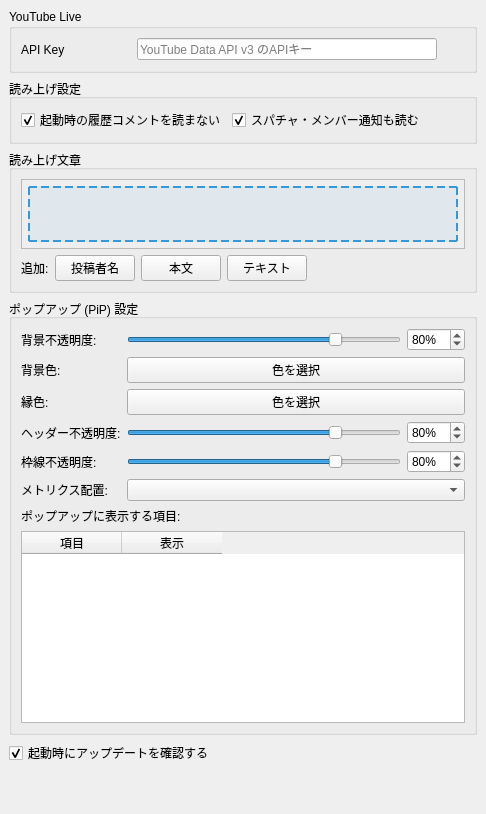
         <widget class="QWidget" name="basicScrollAreaWidgetContents">
          <layout class="QVBoxLayout" name="basicScrollLayout">
           <property name="leftMargin">
            <number>9</number>
           </property>
           <property name="topMargin">
            <number>9</number>
           </property>
           <property name="rightMargin">
            <number>9</number>
           </property>
           <property name="bottomMargin">
            <number>9</number>
           </property>
           <item>
        <widget class="QGroupBox" name="youtubeGroupBox">
         <property name="title">
          <string>YouTube Live</string>
         </property>
         <layout class="QGridLayout" name="youtubeGridLayout">
          <item row="0" column="0">
           <widget class="QLabel" name="apiKeyLabel">
            <property name="text">
             <string>API Key</string>
            </property>
           </widget>
          </item>
          <item row="0" column="1" colspan="3">
           <layout class="QHBoxLayout" name="apiKeyLayout">
            <property name="spacing">
             <number>4</number>
            </property>
            <property name="leftMargin">
             <number>0</number>
            </property>
            <property name="topMargin">
             <number>0</number>
            </property>
            <property name="rightMargin">
             <number>0</number>
            </property>
            <property name="bottomMargin">
             <number>0</number>
            </property>
            <item>
             <widget class="QLineEdit" name="apiKeyLineEdit">
              <property name="echoMode">
               <enum>QLineEdit::EchoMode::Password</enum>
              </property>
              <property name="placeholderText">
               <string>YouTube Data API v3 のAPIキー</string>
              </property>
             </widget>
            </item>
            <item>
             <widget class="QToolButton" name="apiKeyButton">
              <property name="toolTip">
               <string>APIキーの取得先 (Google Cloud Console) をブラウザで開く</string>
              </property>
              <property name="autoRaise">
               <bool>true</bool>
              </property>
             </widget>
            </item>
           </layout>
          </item>
         </layout>
        </widget>
       </item>
       <item>
        <widget class="QGroupBox" name="optionsGroupBox">
         <property name="title">
          <string>読み上げ設定</string>
         </property>
         <layout class="QHBoxLayout" name="optionsHBoxLayout">
          <item>
           <widget class="QCheckBox" name="skipHistoryCheckBox">
            <property name="text">
             <string>起動時の履歴コメントを読まない</string>
            </property>
            <property name="checked">
             <bool>true</bool>
            </property>
           </widget>
          </item>
          <item>
           <widget class="QCheckBox" name="readSuperChatCheckBox">
            <property name="text">
             <string>スパチャ・メンバー通知も読む</string>
            </property>
            <property name="checked">
             <bool>true</bool>
            </property>
           </widget>
          </item>
          <item>
           <spacer name="optionsSpacer">
            <property name="orientation">
             <enum>Qt::Orientation::Horizontal</enum>
            </property>
            <property name="sizeHint" stdset="0">
             <size>
              <width>40</width>
              <height>20</height>
             </size>
            </property>
           </spacer>
          </item>
         </layout>
        </widget>
       </item>
       <item>
        <widget class="QGroupBox" name="readBlocksGroupBox">
         <property name="title">
          <string>読み上げ文章</string>
         </property>
         <layout class="QVBoxLayout" name="readBlocksVBoxLayout">
          <item>
           <widget class="QScrollArea" name="readBlockScrollArea">
            <property name="focusPolicy">
             <enum>Qt::FocusPolicy::NoFocus</enum>
            </property>
            <property name="verticalScrollBarPolicy">
             <enum>Qt::ScrollBarPolicy::ScrollBarAlwaysOff</enum>
            </property>
            <property name="horizontalScrollBarPolicy">
             <enum>Qt::ScrollBarPolicy::ScrollBarAsNeeded</enum>
            </property>
            <property name="widgetResizable">
             <bool>true</bool>
            </property>
            <widget class="QWidget" name="readBlockScrollContent">
             <property name="geometry">
              <rect>
               <x>0</x>
               <y>0</y>
               <width>570</width>
               <height>54</height>
              </rect>
             </property>
             <layout class="QHBoxLayout" name="readBlockHBoxLayout">
              <property name="spacing">
               <number>6</number>
              </property>
              <property name="leftMargin">
               <number>6</number>
              </property>
              <property name="topMargin">
               <number>6</number>
              </property>
              <property name="rightMargin">
               <number>6</number>
              </property>
              <property name="bottomMargin">
               <number>6</number>
              </property>
             <item><widget class="PlaceholderFrame" name="readBlockPlaceholder"><property name="frameShape"><enum>QFrame::StyledPanel</enum></property><property name="styleSheet"><string>QFrame { border: 2px dashed #3498db; background-color: rgba(52, 152, 219, 20); }</string></property></widget></item></layout>
            </widget>
           </widget>
          </item>
          <item>
           <layout class="QHBoxLayout" name="readBlockActionLayout">
            <item>
             <widget class="QLabel" name="readBlockAddLabel">
              <property name="text">
               <string>追加:</string>
              </property>
             </widget>
            </item>
            <item>
             <widget class="QPushButton" name="addAuthorBlockButton">
              <property name="text">
               <string>投稿者名</string>
              </property>
             </widget>
            </item>
            <item>
             <widget class="QPushButton" name="addMessageBlockButton">
              <property name="text">
               <string>本文</string>
              </property>
             </widget>
            </item>
            <item>
             <widget class="QPushButton" name="addTextBlockButton">
              <property name="text">
               <string>テキスト</string>
              </property>
             </widget>
            </item>
            <item>
             <spacer name="readBlockActionSpacer">
              <property name="orientation">
               <enum>Qt::Orientation::Horizontal</enum>
              </property>
              <property name="sizeHint" stdset="0">
               <size>
                <width>40</width>
                <height>20</height>
               </size>
              </property>
             </spacer>
            </item>
           </layout>
          </item>
         </layout>
        </widget>
       </item>
       <item>
        <widget class="QGroupBox" name="pipGroupBox">
         <property name="title">
          <string>ポップアップ (PiP) 設定</string>
         </property>
         <layout class="QGridLayout" name="pipGridLayout">
          <item row="0" column="0">
           <widget class="QLabel" name="opacityLabel">
            <property name="text">
             <string>背景不透明度:</string>
            </property>
           </widget>
          </item>
          <item row="0" column="1">
           <widget class="QSlider" name="opacitySlider">
            <property name="minimum">
             <number>10</number>
            </property>
            <property name="maximum">
             <number>100</number>
            </property>
            <property name="value">
             <number>80</number>
            </property>
            <property name="orientation">
             <enum>Qt::Orientation::Horizontal</enum>
            </property>
           </widget>
          </item>
          <item row="0" column="2">
           <widget class="QSpinBox" name="opacitySpinBox">
            <property name="suffix">
             <string>%</string>
            </property>
            <property name="minimum">
             <number>10</number>
            </property>
            <property name="maximum">
             <number>100</number>
            </property>
            <property name="value">
             <number>80</number>
            </property>
           </widget>
          </item>
          <item row="1" column="0">
           <widget class="QLabel" name="bgColorLabel">
            <property name="text">
             <string>背景色:</string>
            </property>
           </widget>
          </item>
          <item row="1" column="1" colspan="2">
           <widget class="QPushButton" name="bgColorButton">
            <property name="text">
             <string>色を選択</string>
            </property>
           </widget>
          </item>
          <item row="2" column="0">
           <widget class="QLabel" name="borderColorLabel">
            <property name="text">
             <string>縁色:</string>
            </property>
           </widget>
          </item>
          <item row="2" column="1" colspan="2">
           <widget class="QPushButton" name="borderColorButton">
            <property name="text">
             <string>色を選択</string>
            </property>
           </widget>
          </item>
          <item row="3" column="0">
           <widget class="QLabel" name="headerOpacityLabel">
            <property name="text">
             <string>ヘッダー不透明度:</string>
            </property>
           </widget>
          </item>
          <item row="3" column="1">
           <widget class="QSlider" name="headerOpacitySlider">
            <property name="minimum">
             <number>10</number>
            </property>
            <property name="maximum">
             <number>100</number>
            </property>
            <property name="value">
             <number>80</number>
            </property>
            <property name="orientation">
             <enum>Qt::Orientation::Horizontal</enum>
            </property>
           </widget>
          </item>
          <item row="3" column="2">
           <widget class="QSpinBox" name="headerOpacitySpinBox">
            <property name="suffix">
             <string>%</string>
            </property>
            <property name="minimum">
             <number>10</number>
            </property>
            <property name="maximum">
             <number>100</number>
            </property>
            <property name="value">
             <number>80</number>
            </property>
           </widget>
          </item>
          <item row="4" column="0">
           <widget class="QLabel" name="borderOpacityLabel">
            <property name="text">
             <string>枠線不透明度:</string>
            </property>
           </widget>
          </item>
          <item row="4" column="1">
           <widget class="QSlider" name="borderOpacitySlider">
            <property name="minimum">
             <number>10</number>
            </property>
            <property name="maximum">
             <number>100</number>
            </property>
            <property name="value">
             <number>80</number>
            </property>
            <property name="orientation">
             <enum>Qt::Orientation::Horizontal</enum>
            </property>
           </widget>
          </item>
          <item row="4" column="2">
           <widget class="QSpinBox" name="borderOpacitySpinBox">
            <property name="suffix">
             <string>%</string>
            </property>
            <property name="minimum">
             <number>10</number>
            </property>
            <property name="maximum">
             <number>100</number>
            </property>
            <property name="value">
             <number>80</number>
            </property>
           </widget>
          </item>
          <item row="5" column="0">
           <widget class="QLabel" name="popupMetricsPlacementLabel">
            <property name="text">
             <string>メトリクス配置:</string>
            </property>
           </widget>
          </item>
          <item row="5" column="1" colspan="2">
           <widget class="QComboBox" name="popupMetricsPlacementComboBox"/>
          </item>
          <item row="6" column="0" colspan="3">
           <widget class="QLabel" name="popupMetricsDisplayLabel">
            <property name="text">
             <string>ポップアップに表示する項目:</string>
            </property>
           </widget>
          </item>
          <item row="7" column="0" colspan="3">
           <widget class="QTableWidget" name="popupMetricsTableWidget">
            <property name="verticalScrollBarPolicy">
             <enum>Qt::ScrollBarPolicy::ScrollBarAlwaysOff</enum>
            </property>
            <property name="horizontalScrollBarPolicy">
             <enum>Qt::ScrollBarPolicy::ScrollBarAlwaysOff</enum>
            </property>
            <property name="columnCount">
             <number>2</number>
            </property>
            <column>
             <property name="text">
              <string>項目</string>
             </property>
            </column>
            <column>
             <property name="text">
              <string>表示</string>
             </property>
            </column>
           </widget>
          </item>
         </layout>
        </widget>
       </item>
       <item>
        <widget class="QCheckBox" name="checkUpdatesCheckBox">
         <property name="text">
          <string>起動時にアップデートを確認する</string>
         </property>
         <property name="checked">
          <bool>true</bool>
         </property>
        </widget>
       </item>
       <item>
        <spacer name="verticalSpacer">
         <property name="orientation">
          <enum>Qt::Orientation::Vertical</enum>
         </property>
         <property name="sizeHint" stdset="0">
          <size>
           <width>20</width>
           <height>40</height>
          </size>
         </property>
        </spacer>
       </item>
          </layout>
         </widget>
